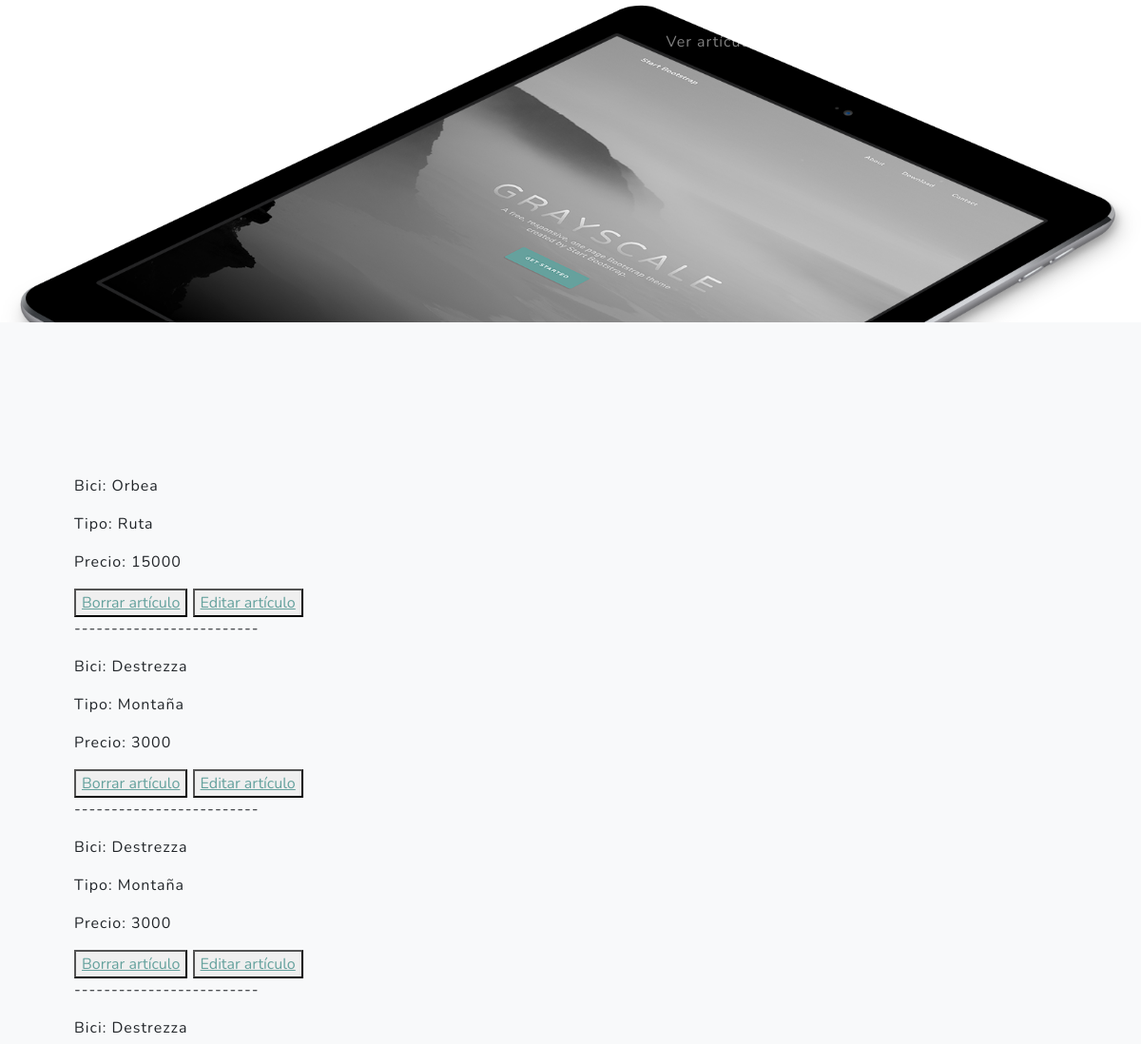
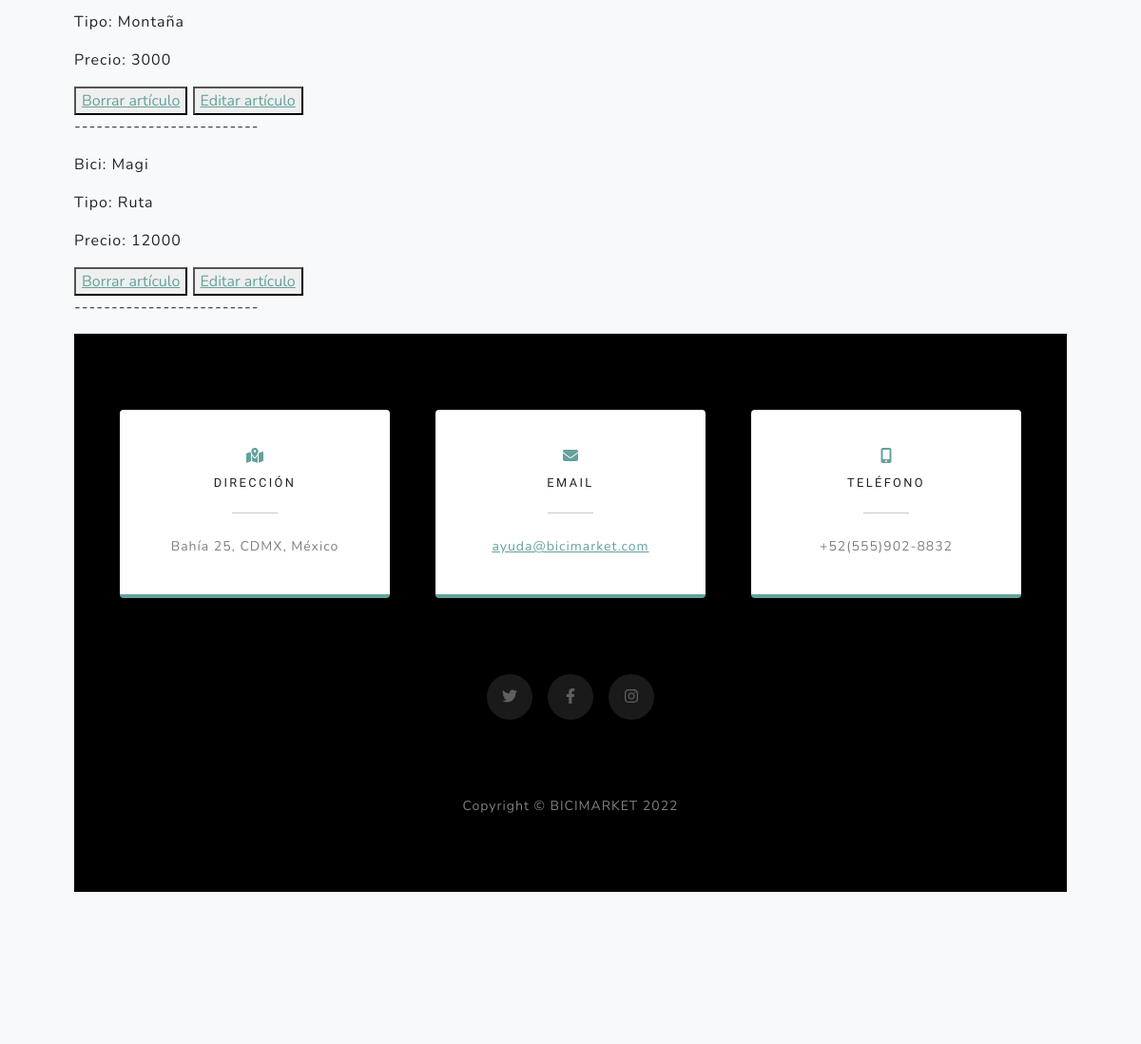
Page /AppBicis/leerBicis/ on the committed database (2 pictures, top to bottom).
### AppBicis/models.py (models this page shows, shortened)
class VenderBici(models.Model):
    bici = models.CharField(max_length=40)
    tipo = models.CharField(max_length=25)
    precio = models.IntegerField()
    vendEmail = models.EmailField()
    vendTel = models.IntegerField()

### AppBicis/views.py (the view)
# urls.py: path('leerBicis/', leerBicis, name="LeerBiclas"),
def leerBicis(request):
    bicis = VenderBici.objects.all()
    contexto = {"biclas": bicis}
    return render(request, "AppBicis/leerBicis.html", contexto)

### AppBicis/templates/AppBicis/leerBicis.html
{% extends 'AppBicis/padre.html' %}
{% load static %}
{% block formulario %}
{% for bicis in biclas %}
<p> Bici: {{bicis.bici}}</p>
<p> Tipo: {{bicis.tipo}}</p>
<p> Precio: {{bicis.precio}}</p>
<button>
    <a href="{% url 'BorrarBiclas' bicis.bici %}">Borrar artículo </a>
</button>
<button>
    <a href="{% url 'EditarBiclas' bicis.bici %}"> Editar artículo</a>
</button>
<p> -------------------------</p>
{% endfor %}
{% endblock %}

### rows in the picture
VenderBici: bici "Orbea", tipo "Ruta", precio "15000"
VenderBici: bici "Destrezza", tipo "Montaña", precio "3000"
VenderBici: bici "Destrezza", tipo "Montaña", precio "3000"
VenderBici: bici "Destrezza", tipo "Montaña", precio "3000"
VenderBici: bici "Magi", tipo "Ruta", precio "12000"
